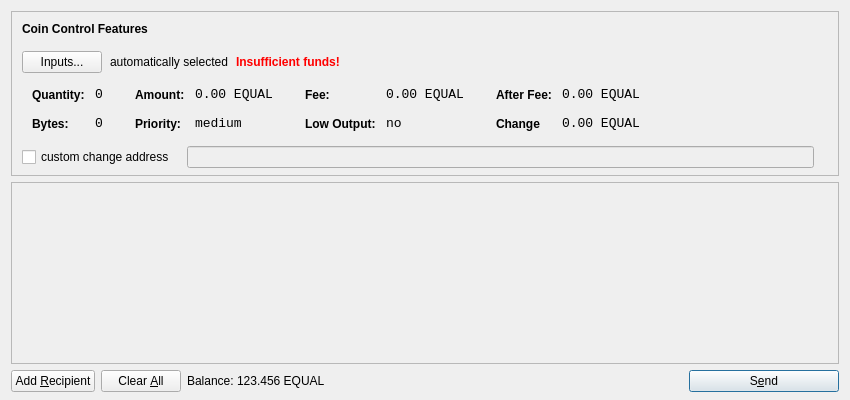
<?xml version="1.0" encoding="UTF-8"?>
<ui version="4.0">
 <class>SendCoinsDialog</class>
 <widget class="QDialog" name="SendCoinsDialog">
  <property name="geometry">
   <rect>
    <x>0</x>
    <y>0</y>
    <width>850</width>
    <height>400</height>
   </rect>
  </property>
  <property name="windowTitle">
   <string>Send Coins</string>
  </property>
  <layout class="QVBoxLayout" name="verticalLayout" stretch="0,1,0">
   <property name="bottomMargin">
    <number>8</number>
   </property>
   <item>
    <widget class="QFrame" name="frameCoinControl">
     <property name="sizePolicy">
      <sizepolicy hsizetype="Expanding" vsizetype="Expanding">
       <horstretch>0</horstretch>
       <verstretch>0</verstretch>
      </sizepolicy>
     </property>
     <property name="maximumSize">
      <size>
       <width>16777215</width>
       <height>16777215</height>
      </size>
     </property>
     <property name="frameShape">
      <enum>QFrame::StyledPanel</enum>
     </property>
     <property name="frameShadow">
      <enum>QFrame::Sunken</enum>
     </property>
     <layout class="QVBoxLayout" name="verticalLayoutCoinControl2">
      <property name="spacing">
       <number>-1</number>
      </property>
      <property name="leftMargin">
       <number>0</number>
      </property>
      <property name="topMargin">
       <number>0</number>
      </property>
      <property name="rightMargin">
       <number>0</number>
      </property>
      <property name="bottomMargin">
       <number>6</number>
      </property>
      <item>
       <layout class="QVBoxLayout" name="verticalLayoutCoinControl" stretch="0,0,0,0,1">
        <property name="spacing">
         <number>0</number>
        </property>
        <property name="leftMargin">
         <number>10</number>
        </property>
        <property name="topMargin">
         <number>10</number>
        </property>
        <item>
         <layout class="QHBoxLayout" name="horizontalLayoutCoinControl1">
          <property name="bottomMargin">
           <number>15</number>
          </property>
          <item>
           <widget class="QLabel" name="labelCoinControlFeatures">
            <property name="sizePolicy">
             <sizepolicy hsizetype="Preferred" vsizetype="Maximum">
              <horstretch>0</horstretch>
              <verstretch>0</verstretch>
             </sizepolicy>
            </property>
            <property name="font">
             <font>
              <weight>75</weight>
              <bold>true</bold>
             </font>
            </property>
            <property name="styleSheet">
             <string notr="true">font-weight:bold;</string>
            </property>
            <property name="text">
             <string>Coin Control Features</string>
            </property>
           </widget>
          </item>
         </layout>
        </item>
        <item>
         <layout class="QHBoxLayout" name="horizontalLayoutCoinControl2" stretch="0,0,0,0">
          <property name="spacing">
           <number>8</number>
          </property>
          <property name="bottomMargin">
           <number>10</number>
          </property>
          <item>
           <widget class="QPushButton" name="pushButtonCoinControl">
            <property name="styleSheet">
             <string notr="true"/>
            </property>
            <property name="text">
             <string>Inputs...</string>
            </property>
           </widget>
          </item>
          <item>
           <widget class="QLabel" name="labelCoinControlAutomaticallySelected">
            <property name="text">
             <string>automatically selected</string>
            </property>
            <property name="margin">
             <number>5</number>
            </property>
           </widget>
          </item>
          <item>
           <widget class="QLabel" name="labelCoinControlInsuffFunds">
            <property name="font">
             <font>
              <weight>75</weight>
              <bold>true</bold>
             </font>
            </property>
            <property name="styleSheet">
             <string notr="true">color:red;font-weight:bold;</string>
            </property>
            <property name="text">
             <string>Insufficient funds!</string>
            </property>
            <property name="margin">
             <number>5</number>
            </property>
           </widget>
          </item>
          <item>
           <spacer name="horizontalSpacerCoinControl">
            <property name="orientation">
             <enum>Qt::Horizontal</enum>
            </property>
            <property name="sizeHint" stdset="0">
             <size>
              <width>40</width>
              <height>1</height>
             </size>
            </property>
           </spacer>
          </item>
         </layout>
        </item>
        <item>
         <widget class="QWidget" name="widgetCoinControl" native="true">
          <property name="sizePolicy">
           <sizepolicy hsizetype="Preferred" vsizetype="Preferred">
            <horstretch>0</horstretch>
            <verstretch>0</verstretch>
           </sizepolicy>
          </property>
          <property name="minimumSize">
           <size>
            <width>0</width>
            <height>0</height>
           </size>
          </property>
          <property name="styleSheet">
           <string notr="true"/>
          </property>
          <layout class="QHBoxLayout" name="horizontalLayoutCoinControl5">
           <property name="margin">
            <number>0</number>
           </property>
           <item>
            <layout class="QHBoxLayout" name="horizontalLayoutCoinControl3" stretch="0,0,0,1">
             <property name="spacing">
              <number>20</number>
             </property>
             <property name="topMargin">
              <number>0</number>
             </property>
             <property name="bottomMargin">
              <number>10</number>
             </property>
             <item>
              <layout class="QFormLayout" name="formLayoutCoinControl1">
               <property name="horizontalSpacing">
                <number>10</number>
               </property>
               <property name="verticalSpacing">
                <number>14</number>
               </property>
               <property name="leftMargin">
                <number>10</number>
               </property>
               <property name="topMargin">
                <number>4</number>
               </property>
               <property name="rightMargin">
                <number>6</number>
               </property>
               <item row="0" column="0">
                <widget class="QLabel" name="labelCoinControlQuantityText">
                 <property name="styleSheet">
                  <string notr="true">font-weight:bold;</string>
                 </property>
                 <property name="text">
                  <string>Quantity:</string>
                 </property>
                 <property name="margin">
                  <number>0</number>
                 </property>
                </widget>
               </item>
               <item row="0" column="1">
                <widget class="QLabel" name="labelCoinControlQuantity">
                 <property name="font">
                  <font>
                   <family>Monospace</family>
                   <pointsize>10</pointsize>
                  </font>
                 </property>
                 <property name="cursor">
                  <cursorShape>IBeamCursor</cursorShape>
                 </property>
                 <property name="contextMenuPolicy">
                  <enum>Qt::ActionsContextMenu</enum>
                 </property>
                 <property name="text">
                  <string>0</string>
                 </property>
                 <property name="margin">
                  <number>0</number>
                 </property>
                 <property name="textInteractionFlags">
                  <set>Qt::LinksAccessibleByMouse|Qt::TextSelectableByKeyboard|Qt::TextSelectableByMouse</set>
                 </property>
                </widget>
               </item>
               <item row="1" column="0">
                <widget class="QLabel" name="labelCoinControlBytesText">
                 <property name="styleSheet">
                  <string notr="true">font-weight:bold;</string>
                 </property>
                 <property name="text">
                  <string>Bytes:</string>
                 </property>
                </widget>
               </item>
               <item row="1" column="1">
                <widget class="QLabel" name="labelCoinControlBytes">
                 <property name="font">
                  <font>
                   <family>Monospace</family>
                   <pointsize>10</pointsize>
                  </font>
                 </property>
                 <property name="cursor">
                  <cursorShape>IBeamCursor</cursorShape>
                 </property>
                 <property name="contextMenuPolicy">
                  <enum>Qt::ActionsContextMenu</enum>
                 </property>
                 <property name="text">
                  <string>0</string>
                 </property>
                 <property name="textInteractionFlags">
                  <set>Qt::LinksAccessibleByMouse|Qt::TextSelectableByKeyboard|Qt::TextSelectableByMouse</set>
                 </property>
                </widget>
               </item>
              </layout>
             </item>
             <item>
              <layout class="QFormLayout" name="formLayoutCoinControl2">
               <property name="horizontalSpacing">
                <number>10</number>
               </property>
               <property name="verticalSpacing">
                <number>14</number>
               </property>
               <property name="leftMargin">
                <number>6</number>
               </property>
               <property name="topMargin">
                <number>4</number>
               </property>
               <property name="rightMargin">
                <number>6</number>
               </property>
               <item row="0" column="0">
                <widget class="QLabel" name="labelCoinControlAmountText">
                 <property name="styleSheet">
                  <string notr="true">font-weight:bold;</string>
                 </property>
                 <property name="text">
                  <string>Amount:</string>
                 </property>
                 <property name="margin">
                  <number>0</number>
                 </property>
                </widget>
               </item>
               <item row="0" column="1">
                <widget class="QLabel" name="labelCoinControlAmount">
                 <property name="font">
                  <font>
                   <family>Monospace</family>
                   <pointsize>10</pointsize>
                  </font>
                 </property>
                 <property name="cursor">
                  <cursorShape>IBeamCursor</cursorShape>
                 </property>
                 <property name="contextMenuPolicy">
                  <enum>Qt::ActionsContextMenu</enum>
                 </property>
                 <property name="text">
                  <string>0.00 EQUAL</string>
                 </property>
                 <property name="textInteractionFlags">
                  <set>Qt::LinksAccessibleByMouse|Qt::TextSelectableByKeyboard|Qt::TextSelectableByMouse</set>
                 </property>
                </widget>
               </item>
               <item row="1" column="0">
                <widget class="QLabel" name="labelCoinControlPriorityText">
                 <property name="styleSheet">
                  <string notr="true">font-weight:bold;</string>
                 </property>
                 <property name="text">
                  <string>Priority:</string>
                 </property>
                </widget>
               </item>
               <item row="1" column="1">
                <widget class="QLabel" name="labelCoinControlPriority">
                 <property name="font">
                  <font>
                   <family>Monospace</family>
                   <pointsize>10</pointsize>
                  </font>
                 </property>
                 <property name="cursor">
                  <cursorShape>IBeamCursor</cursorShape>
                 </property>
                 <property name="contextMenuPolicy">
                  <enum>Qt::ActionsContextMenu</enum>
                 </property>
                 <property name="text">
                  <string>medium</string>
                 </property>
                 <property name="textInteractionFlags">
                  <set>Qt::LinksAccessibleByMouse|Qt::TextSelectableByKeyboard|Qt::TextSelectableByMouse</set>
                 </property>
                </widget>
               </item>
              </layout>
             </item>
             <item>
              <layout class="QFormLayout" name="formLayoutCoinControl3">
               <property name="horizontalSpacing">
                <number>10</number>
               </property>
               <property name="verticalSpacing">
                <number>14</number>
               </property>
               <property name="leftMargin">
                <number>6</number>
               </property>
               <property name="topMargin">
                <number>4</number>
               </property>
               <property name="rightMargin">
                <number>6</number>
               </property>
               <item row="0" column="0">
                <widget class="QLabel" name="labelCoinControlFeeText">
                 <property name="styleSheet">
                  <string notr="true">font-weight:bold;</string>
                 </property>
                 <property name="text">
                  <string>Fee:</string>
                 </property>
                 <property name="margin">
                  <number>0</number>
                 </property>
                </widget>
               </item>
               <item row="0" column="1">
                <widget class="QLabel" name="labelCoinControlFee">
                 <property name="font">
                  <font>
                   <family>Monospace</family>
                   <pointsize>10</pointsize>
                  </font>
                 </property>
                 <property name="cursor">
                  <cursorShape>IBeamCursor</cursorShape>
                 </property>
                 <property name="contextMenuPolicy">
                  <enum>Qt::ActionsContextMenu</enum>
                 </property>
                 <property name="text">
                  <string>0.00 EQUAL</string>
                 </property>
                 <property name="textInteractionFlags">
                  <set>Qt::LinksAccessibleByMouse|Qt::TextSelectableByKeyboard|Qt::TextSelectableByMouse</set>
                 </property>
                </widget>
               </item>
               <item row="1" column="0">
                <widget class="QLabel" name="labelCoinControlLowOutputText">
                 <property name="styleSheet">
                  <string notr="true">font-weight:bold;</string>
                 </property>
                 <property name="text">
                  <string>Low Output:</string>
                 </property>
                </widget>
               </item>
               <item row="1" column="1">
                <widget class="QLabel" name="labelCoinControlLowOutput">
                 <property name="font">
                  <font>
                   <family>Monospace</family>
                   <pointsize>10</pointsize>
                  </font>
                 </property>
                 <property name="cursor">
                  <cursorShape>IBeamCursor</cursorShape>
                 </property>
                 <property name="contextMenuPolicy">
                  <enum>Qt::ActionsContextMenu</enum>
                 </property>
                 <property name="text">
                  <string>no</string>
                 </property>
                 <property name="textInteractionFlags">
                  <set>Qt::LinksAccessibleByMouse|Qt::TextSelectableByKeyboard|Qt::TextSelectableByMouse</set>
                 </property>
                </widget>
               </item>
              </layout>
             </item>
             <item>
              <layout class="QFormLayout" name="formLayoutCoinControl4">
               <property name="horizontalSpacing">
                <number>10</number>
               </property>
               <property name="verticalSpacing">
                <number>14</number>
               </property>
               <property name="leftMargin">
                <number>6</number>
               </property>
               <property name="topMargin">
                <number>4</number>
               </property>
               <property name="rightMargin">
                <number>6</number>
               </property>
               <item row="0" column="0">
                <widget class="QLabel" name="labelCoinControlAfterFeeText">
                 <property name="styleSheet">
                  <string notr="true">font-weight:bold;</string>
                 </property>
                 <property name="text">
                  <string>After Fee:</string>
                 </property>
                 <property name="margin">
                  <number>0</number>
                 </property>
                </widget>
               </item>
               <item row="0" column="1">
                <widget class="QLabel" name="labelCoinControlAfterFee">
                 <property name="font">
                  <font>
                   <family>Monospace</family>
                   <pointsize>10</pointsize>
                  </font>
                 </property>
                 <property name="cursor">
                  <cursorShape>IBeamCursor</cursorShape>
                 </property>
                 <property name="contextMenuPolicy">
                  <enum>Qt::ActionsContextMenu</enum>
                 </property>
                 <property name="text">
                  <string>0.00 EQUAL</string>
                 </property>
                 <property name="textInteractionFlags">
                  <set>Qt::LinksAccessibleByMouse|Qt::TextSelectableByKeyboard|Qt::TextSelectableByMouse</set>
                 </property>
                </widget>
               </item>
               <item row="1" column="0">
                <widget class="QLabel" name="labelCoinControlChangeText">
                 <property name="styleSheet">
                  <string notr="true">font-weight:bold;</string>
                 </property>
                 <property name="text">
                  <string>Change</string>
                 </property>
                </widget>
               </item>
               <item row="1" column="1">
                <widget class="QLabel" name="labelCoinControlChange">
                 <property name="font">
                  <font>
                   <family>Monospace</family>
                   <pointsize>10</pointsize>
                  </font>
                 </property>
                 <property name="cursor">
                  <cursorShape>IBeamCursor</cursorShape>
                 </property>
                 <property name="contextMenuPolicy">
                  <enum>Qt::ActionsContextMenu</enum>
                 </property>
                 <property name="text">
                  <string>0.00 EQUAL</string>
                 </property>
                 <property name="textInteractionFlags">
                  <set>Qt::LinksAccessibleByMouse|Qt::TextSelectableByKeyboard|Qt::TextSelectableByMouse</set>
                 </property>
                </widget>
               </item>
              </layout>
             </item>
            </layout>
           </item>
          </layout>
         </widget>
        </item>
        <item>
         <layout class="QHBoxLayout" name="horizontalLayoutCoinControl4" stretch="0,0,0">
          <property name="spacing">
           <number>12</number>
          </property>
          <property name="sizeConstraint">
           <enum>QLayout::SetDefaultConstraint</enum>
          </property>
          <property name="topMargin">
           <number>5</number>
          </property>
          <property name="rightMargin">
           <number>5</number>
          </property>
          <item>
           <widget class="QCheckBox" name="checkBoxCoinControlChange">
            <property name="text">
             <string>custom change address</string>
            </property>
           </widget>
          </item>
          <item>
           <widget class="QLineEdit" name="lineEditCoinControlChange">
            <property name="enabled">
             <bool>false</bool>
            </property>
            <property name="sizePolicy">
             <sizepolicy hsizetype="Expanding" vsizetype="Fixed">
              <horstretch>0</horstretch>
              <verstretch>0</verstretch>
             </sizepolicy>
            </property>
           </widget>
          </item>
          <item>
           <widget class="QLabel" name="labelCoinControlChangeLabel">
            <property name="sizePolicy">
             <sizepolicy hsizetype="Preferred" vsizetype="Expanding">
              <horstretch>0</horstretch>
              <verstretch>0</verstretch>
             </sizepolicy>
            </property>
            <property name="minimumSize">
             <size>
              <width>0</width>
              <height>0</height>
             </size>
            </property>
            <property name="text">
             <string/>
            </property>
            <property name="margin">
             <number>3</number>
            </property>
           </widget>
          </item>
         </layout>
        </item>
        <item>
         <spacer name="verticalSpacerCoinControl">
          <property name="orientation">
           <enum>Qt::Vertical</enum>
          </property>
          <property name="sizeHint" stdset="0">
           <size>
            <width>800</width>
            <height>1</height>
           </size>
          </property>
         </spacer>
        </item>
       </layout>
      </item>
     </layout>
    </widget>
   </item>
   <item>
    <widget class="QScrollArea" name="scrollArea">
     <property name="widgetResizable">
      <bool>true</bool>
     </property>
     <widget class="QWidget" name="scrollAreaWidgetContents">
      <property name="geometry">
       <rect>
        <x>0</x>
        <y>0</y>
        <width>830</width>
        <height>165</height>
       </rect>
      </property>
      <layout class="QVBoxLayout" name="verticalLayout_2">
       <property name="margin">
        <number>0</number>
       </property>
       <item>
        <layout class="QVBoxLayout" name="entries">
         <property name="spacing">
          <number>6</number>
         </property>
        </layout>
       </item>
       <item>
        <spacer name="verticalSpacer">
         <property name="orientation">
          <enum>Qt::Vertical</enum>
         </property>
         <property name="sizeHint" stdset="0">
          <size>
           <width>20</width>
           <height>40</height>
          </size>
         </property>
        </spacer>
       </item>
      </layout>
     </widget>
    </widget>
   </item>
   <item>
    <layout class="QHBoxLayout" name="horizontalLayout">
     <item>
      <widget class="QPushButton" name="addButton">
       <property name="toolTip">
        <string>Send to multiple recipients at once</string>
       </property>
       <property name="text">
        <string>Add &amp;Recipient</string>
       </property>
       <property name="icon">
        <iconset resource="../bitcoin.qrc">
         <normaloff>:/icons/add</normaloff>:/icons/add</iconset>
       </property>
       <property name="autoDefault">
        <bool>false</bool>
       </property>
      </widget>
     </item>
     <item>
      <widget class="QPushButton" name="clearButton">
       <property name="sizePolicy">
        <sizepolicy hsizetype="Minimum" vsizetype="Fixed">
         <horstretch>0</horstretch>
         <verstretch>0</verstretch>
        </sizepolicy>
       </property>
       <property name="toolTip">
        <string>Remove all transaction fields</string>
       </property>
       <property name="text">
        <string>Clear &amp;All</string>
       </property>
       <property name="icon">
        <iconset resource="../bitcoin.qrc">
         <normaloff>:/icons/remove</normaloff>:/icons/remove</iconset>
       </property>
       <property name="autoRepeatDelay">
        <number>300</number>
       </property>
       <property name="autoDefault">
        <bool>false</bool>
       </property>
      </widget>
     </item>
     <item>
      <layout class="QHBoxLayout" name="horizontalLayout_2">
       <property name="spacing">
        <number>3</number>
       </property>
       <item>
        <widget class="QLabel" name="label">
         <property name="sizePolicy">
          <sizepolicy hsizetype="Preferred" vsizetype="Fixed">
           <horstretch>0</horstretch>
           <verstretch>0</verstretch>
          </sizepolicy>
         </property>
         <property name="text">
          <string>Balance:</string>
         </property>
        </widget>
       </item>
       <item>
        <widget class="QLabel" name="labelBalance">
         <property name="sizePolicy">
          <sizepolicy hsizetype="Preferred" vsizetype="Fixed">
           <horstretch>0</horstretch>
           <verstretch>0</verstretch>
          </sizepolicy>
         </property>
         <property name="cursor">
          <cursorShape>IBeamCursor</cursorShape>
         </property>
         <property name="text">
          <string>123.456 EQUAL</string>
         </property>
         <property name="textInteractionFlags">
          <set>Qt::LinksAccessibleByMouse|Qt::TextSelectableByKeyboard|Qt::TextSelectableByMouse</set>
         </property>
        </widget>
       </item>
      </layout>
     </item>
     <item>
      <spacer name="horizontalSpacer">
       <property name="orientation">
        <enum>Qt::Horizontal</enum>
       </property>
       <property name="sizeHint" stdset="0">
        <size>
         <width>40</width>
         <height>20</height>
        </size>
       </property>
      </spacer>
     </item>
     <item>
      <widget class="QPushButton" name="sendButton">
       <property name="minimumSize">
        <size>
         <width>150</width>
         <height>0</height>
        </size>
       </property>
       <property name="toolTip">
        <string>Confirm the send action</string>
       </property>
       <property name="text">
        <string>S&amp;end</string>
       </property>
       <property name="icon">
        <iconset resource="../bitcoin.qrc">
         <normaloff>:/icons/send</normaloff>:/icons/send</iconset>
       </property>
       <property name="default">
        <bool>true</bool>
       </property>
      </widget>
     </item>
    </layout>
   </item>
  </layout>
 </widget>
 <resources>
  <include location="../bitcoin.qrc"/>
 </resources>
 <connections/>
</ui>
